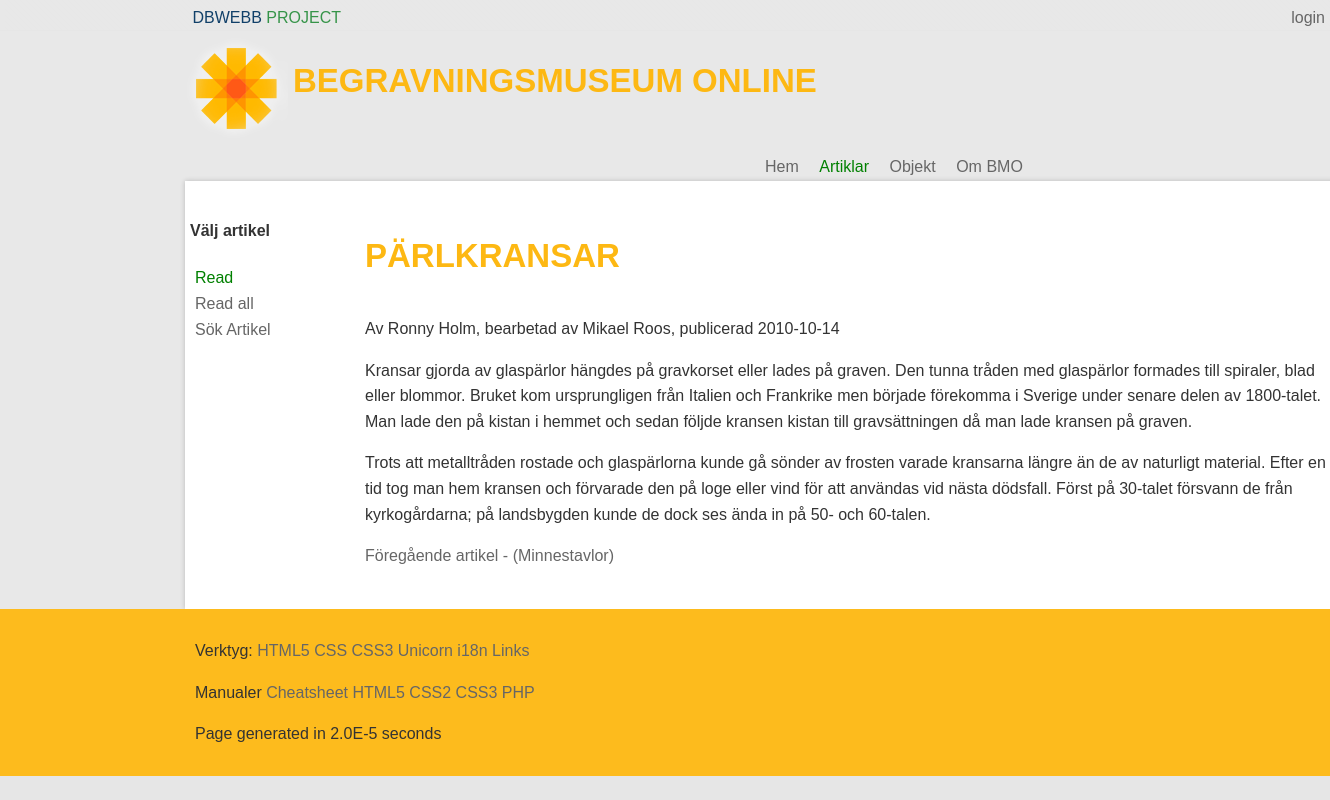
Before: /article.php?p=showArticle&a=Pärlkransar with the older database file.
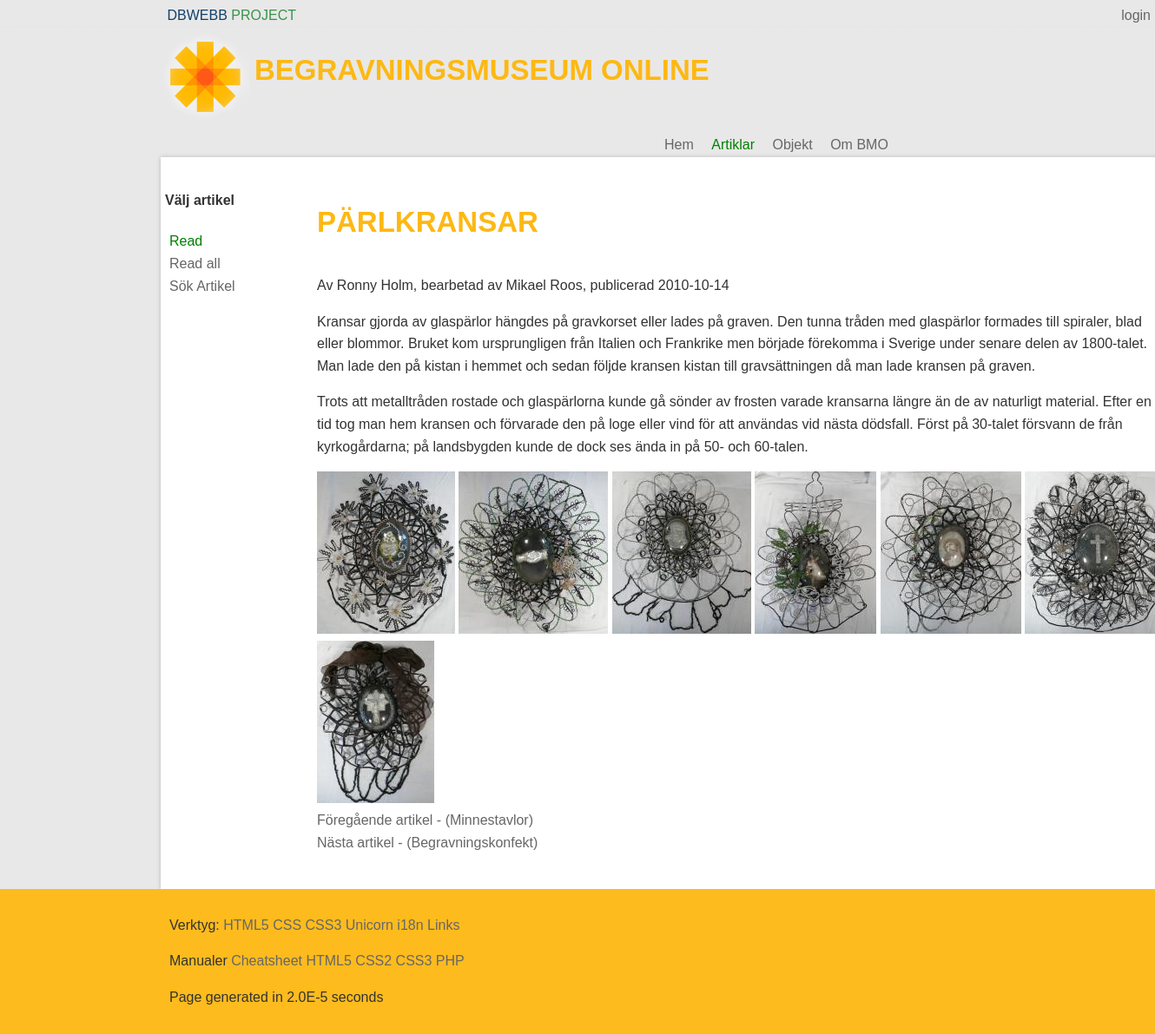
After: the same page with the newer database file.
### tables this page shows
CREATE TABLE "Article" ("id" INTEGER PRIMARY KEY  AUTOINCREMENT  NOT NULL  UNIQUE , "category" TEXT, "title" TEXT, "content" TEXT, "author" TEXT, "pubdate" DATETIME NOT NULL  DEFAULT CURRENT_DATE);

CREATE TABLE Object
		(
			id INTEGER PRIMARY KEY  NOT NULL  UNIQUE, 
			title TEXT, 
			category TEXT, 
			text TEXT,
			image TEXT,
			owner TEXT
		, "articleLink" TEXT);

### incl/article/showArticle.php (the view, shortened to what this page needs)
<?php
$db= new PDO("sqlite:$dbPath");
$db->setAttribute(PDO::ATTR_ERRMODE, PDO::ERRMODE_WARNING);
$stmt = $db->prepare('SELECT * FROM Article WHERE category = "article";');
$stmt->execute();
$res = $stmt->fetchAll(PDO::FETCH_ASSOC);
$current = null;
$a=null;
if(isset($_GET["a"])){
	$a = $_GET["a"];
}
?>
	<?php if(isset($a)){
		foreach($res as $article){
			if($a == $article['title']){
				$current = $article;
			}
		}
	}
	?>
	<?php if(isset($current)): ?>
	<?php
	$stmt = $db->prepare('SELECT * FROM Object WHERE articleLink = :parameter');
	$stmt->bindParam(':parameter', $a, PDO::PARAM_STR);
	$stmt->execute();
	$oRes = $stmt->fetchAll(PDO::FETCH_ASSOC);
	?>
		<section id="textContent">
			<h1><?php echo $current['title']; ?></h1>
			<p class="by-author"><?php echo $current['author'] . ', publicerad ' . $current['pubdate']; ?></p>
			<?php echo $current['content']; ?>
			<?php
				$nextarticle=$current['id'] +1;
				if($nextarticle['id']<3){
					$prevArticle=$current['id']-1;
				}
			?>
		</section>
		<div id="imageContent">
				<?php foreach($oRes as $images):?>
					<?php
						$newPathImage['image'] = $images['image'];
						$resizeImage ="bmo/250";
						$newPathImage['image'] = str_replace("bmo", $resizeImage, $images['image']);
					?>
				<a href="<?php echo $images['image']?>"><img src="<?php echo $newPathImage['image']; ?>" alt="Bild"></a>
				<?php endforeach; ?>
		</div>
				<?php foreach($res as $article): ?>
					<?php if($prevArticle == $article['id']):?>
						<a href="<?php echo $currentArticle="?p=showArticle&amp;a=" . $article['title']; ?>">Föregående artikel - (<?php echo $article['title']; ?>)</a><br>
					<?php endif;?>
					<?php if($nextarticle == $article['id']):?>
						<a href="<?php echo $currentArticle="?p=showArticle&amp;a=" . $article['title']; ?>"> Nästa artikel - (<?php echo $article['title']; ?>)</a>
					<?php endif;?>
				<?php endforeach; ?>
	<?php endif;?>

### src/login.php (shortened to what this page needs)
<?php
function userIsAuthenticated() {
  if(isset($_SESSION['authenticated'])) {
    return $_SESSION['authenticated'];
  } else {
    return false;
  }
}
function userLoginMenu() {
  $menu = array(
    "login"   => "login.php?p=login",
    "status"   => "login.php",
    "logout"   => "login.php?p=logout",
	 "admin" => "admin.php",
  );
  if(userIsAuthenticated()) {
    unset($menu['login']);
  } else {
    unset($menu['status']);
    unset($menu['logout']);
	 unset($menu['admin']);
  }
  $html = "<nav class='login'>";
  foreach($menu as $key=>$val) {
    $html .= "<a href='$val'>$key</a> ";
  }
  $html .= "</nav>";
  return $html;
}

Changed rows visible on the page:
now on this page (row edited): object: shows a picture
now on this page (row edited): object: shows a picture
now on this page (row edited): object: shows a picture
now on this page (row edited): object: shows a picture
now on this page (row edited): object: shows a picture
now on this page (row edited): object: shows a picture
now on this page (row edited): object: shows a picture
now on this page (row edited): article: title "Begravningskonfekt"
